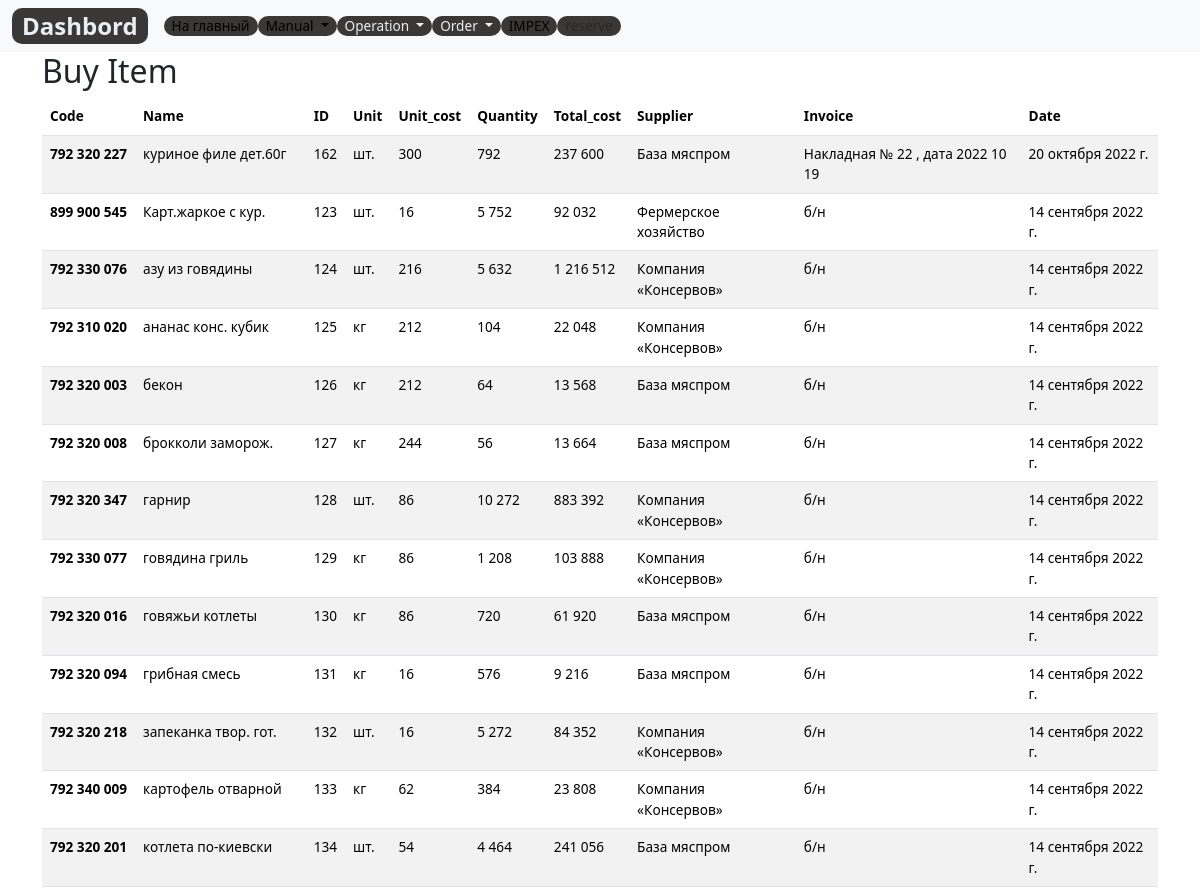
Page /control/buy_item_list/ (upper part) on the earlier database version.
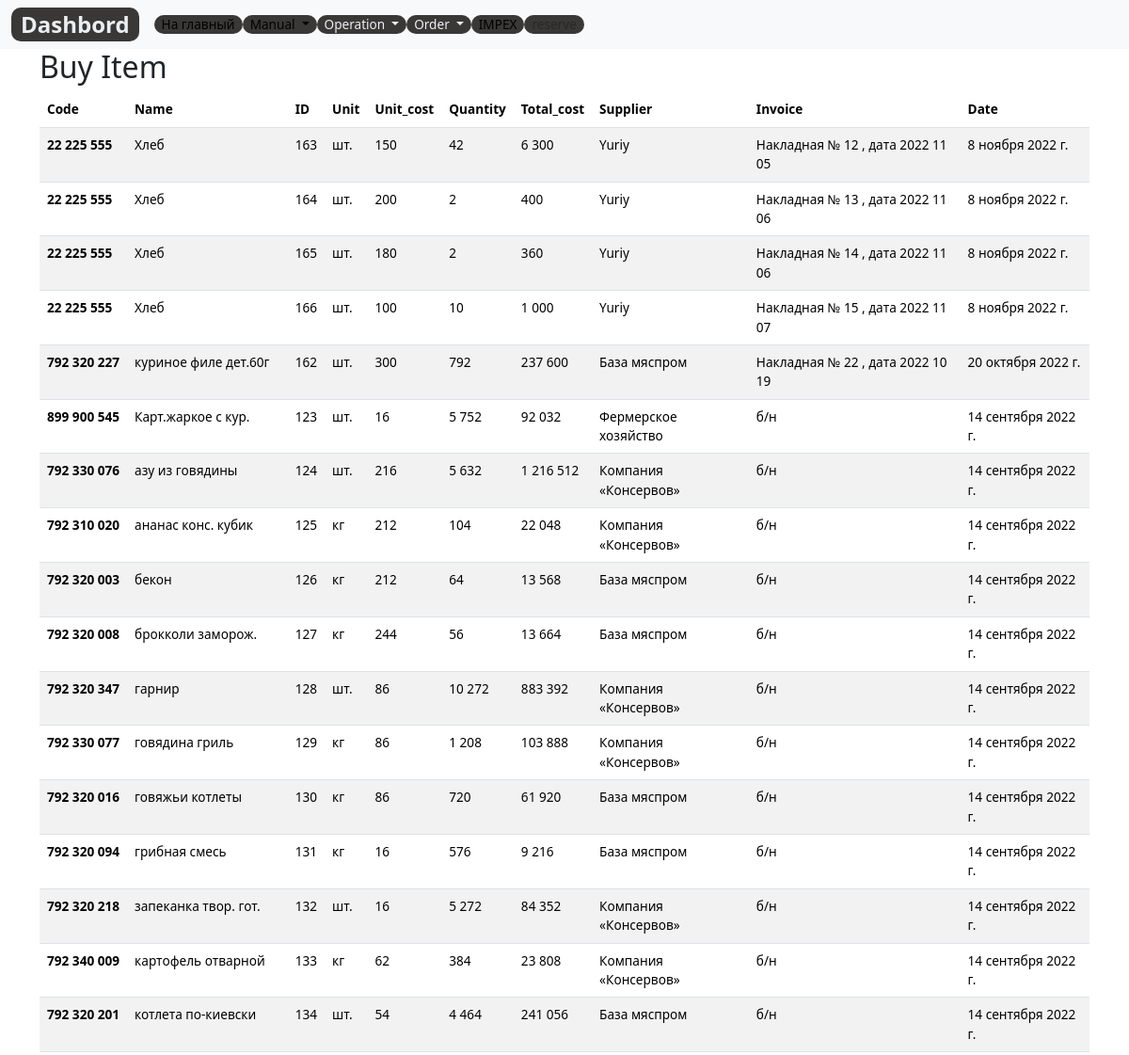
Same page on the later database version.
### control/models.py (models this page shows, shortened)
class BuyItem(models.Model):
    code=models.DecimalField(max_digits=12, help_text="Не более 12 знаков",decimal_places=0,null=True,verbose_name='Код')
    item =models.CharField(max_length=200, help_text="Не более 200 знаков", db_index=True)#отражение в buy_items_list.html
    name = models.ForeignKey(Item, null=True, verbose_name='Наименование', on_delete=models.CASCADE)# для form buy_item.html
    slug= models.SlugField(max_length=255, verbose_name='Url',blank=True, null=True)
    unit = models.CharField(max_length=10,verbose_name='Ед.изм.',  choices=UNITS, null=True ,default='kg')
    unit_cost=models.PositiveIntegerField(verbose_name='Цена, руб', default=0,null=True)
    quantity= models.PositiveIntegerField(verbose_name='Кол.',default=0)
    cost= models.PositiveIntegerField(verbose_name='Сумма, руб', blank=True,null=True)
    item_supplier=models.CharField(max_length=200, help_text="Не более 200 знаков", null=True)#отражение в buy_items_list.html
    supplier= models.ForeignKey(Supplier, on_delete=models.CASCADE, null=True)
    invoice= models.CharField(max_length=250,verbose_name='Накладная',  null=True ,default='Накладная №     , дата   ')
    created_date = models.DateField(auto_now_add=True, verbose_name='Дата',)
    class Meta:
        ordering = ['-created_date']
        verbose_name = 'Закупка'
        verbose_name_plural = 'Закупки'
    @property
    def get_cost(self):
        return self.unit_cost * self.quantity

### control/views.py (the view)
# urls.py: path('buy_item_list/', BuyItemsListView.as_view(), name='buy_item_list'),
class BuyItemsListView(ListView):
    model=BuyItem
    template_name = 'lists/buy_items_list.html'
    context_object_name = 'buyitems'

### control/templates/lists/buy_items_list.html (shortened to what this page needs)
{% extends 'base_simple.html' %}
{% block content %}
<div class="container">
  <h2>Buy Item</h2>
  <table class="table table-striped">
    <thead style="position: sticky;
  top: -1px;
  z-index: 2;background: #9d9e9e;">
      <tr>
        <th scope="col">Code</th>
        <th scope="col">Name</th>
        <th scope="col">ID</th>
        <th scope="col">Unit</th>
        <th scope="col">Unit_cost</th>
        <th scope="col">Quantity</th>
        <th scope="col">Total_cost</th>
        <th scope="col">Supplier</th>
        <th scope="col">Invoice</th>
        <th scope="col">Date</th>
      </tr>
    </thead>
    <tbody>
      {% for buyitem in buyitems %}
      <tr>
        <th scope="row">{{buyitem.code}}</th>
        <td>{{buyitem.item}}</td>
        <td>{{buyitem.id}}</td>
        <td>{{buyitem.unit}}</td>
        <td>{{buyitem.unit_cost}}</td>
        <td>{{buyitem.quantity}}</td>
        <td>{{buyitem.get_cost}}</td>
        <td>{{buyitem.item_supplier}}</td>
        <td>{{buyitem.invoice}}</td>
        <td>{{buyitem.created_date}}</td>
      </tr>
      {% endfor %}
    </tbody>
  </table>
</div>
{% endblock %}

Differences in the rows shown:
added BuyItem: code "22 225 555", item "Хлеб", id "163", unit "шт.", unit_cost "150", quantity "42", get_cost "6 300", item_supplier "Yuriy", invoice "Накладная № 12 , дата 2022 11 05", created_date "8 ноября 2022 г."
added BuyItem: code "22 225 555", item "Хлеб", id "164", unit "шт.", unit_cost "200", quantity "2", get_cost "400", item_supplier "Yuriy", invoice "Накладная № 13 , дата 2022 11 06", created_date "8 ноября 2022 г."
added BuyItem: code "22 225 555", item "Хлеб", id "165", unit "шт.", unit_cost "180", quantity "2", get_cost "360", item_supplier "Yuriy", invoice "Накладная № 14 , дата 2022 11 06", created_date "8 ноября 2022 г."
added BuyItem: code "22 225 555", item "Хлеб", id "166", unit "шт.", unit_cost "100", quantity "10", get_cost "1 000", item_supplier "Yuriy", invoice "Накладная № 15 , дата 2022 11 07", created_date "8 ноября 2022 г."
